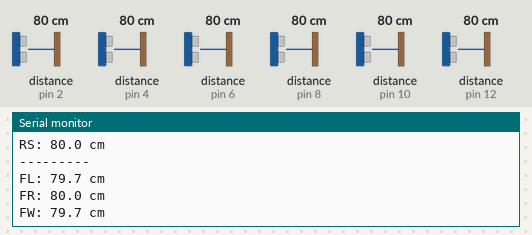
The sketch below on a simulated Arduino Uno, built with avr-gcc and run on an emulated ATmega328P. On the bench: the last lines printed to the serial monitor. Wiring (inferred from the names in the program): 6 × ultrasonic range finder: trigger pin 3, echo pin 2 / trigger pin 5, echo pin 4 / trigger pin 7, echo pin 6 / trigger pin 9, echo pin 8 / trigger pin 11, echo pin 10 / trigger pin 13, echo pin 12. The inputs (shaded band) are chosen by the test bench; at power-on: distance to the obstacle (sensors on pin 8, pin 2, pin 4, pin 6, pin 10, pin 12) 80 cm. The echo pulse lasts 58.3 µs per cm.

Above: at 8.0 s.
8.1 s: distance to the obstacle (sensor on pin 8) set to 4 cm
At 8.39 s:
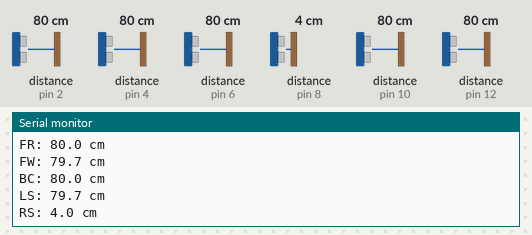
9.6 s: distance to the obstacle (sensor on pin 8) set to 2 cm
At 10.46 s:
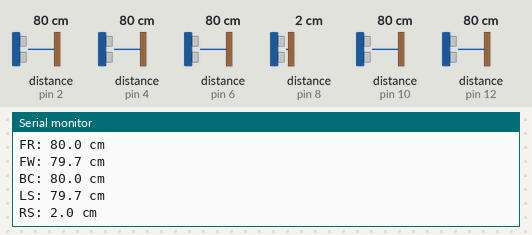
Timing chart, 0 to 12.6 s (numbered marks = the images above; inputs shaded):
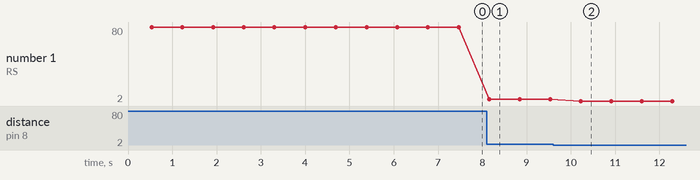

Measured:
- after the input at 8.1 s, the serial monitor: prints a new line after 0.06 s (image 1)
- after the input at 9.6 s, the serial monitor: prints a new line after 0.62 s (image 2)
- plotted number 1: 80 → 4 after the input at 8.1 s, 4 → 2 after the input at 9.6 s

The sketch:

all_6_sensors.ino
```cpp
/*
 * All 6 HC-SR04 sensors - simple test
 * Upload, open Serial Monitor @ 9600 baud
 */

// TRIG, ECHO pins
#define TRIG_FL 5
#define ECHO_FL 4
#define TRIG_FR 3
#define ECHO_FR 2
#define TRIG_FW 13
#define ECHO_FW 12
#define TRIG_BC 11
#define ECHO_BC 10
#define TRIG_RS 9
#define ECHO_RS 8
#define TRIG_LS 7
#define ECHO_LS 6

void setup() {
  Serial.begin(9600);
  int trigs[] = {TRIG_FL, TRIG_FR, TRIG_FW, TRIG_BC, TRIG_RS, TRIG_LS};
  int echos[] = {ECHO_FL, ECHO_FR, ECHO_FW, ECHO_BC, ECHO_RS, ECHO_LS};
  for (int i = 0; i < 6; i++) {
    pinMode(trigs[i], OUTPUT);
    pinMode(echos[i], INPUT);
    digitalWrite(trigs[i], LOW);
  }
  delay(200);
  Serial.println("=== 6-Sensor Test ===");
}

float readCm(int trig, int echo) {
  digitalWrite(trig, LOW);
  delayMicroseconds(3);
  digitalWrite(trig, HIGH);
  delayMicroseconds(10);
  digitalWrite(trig, LOW);
  long dur = pulseIn(echo, HIGH, 30000);
  if (dur == 0) return -1;
  float cm = dur * 0.01715;
  if (cm < 2 || cm > 400) return -1;
  return cm;
}

void printSensor(const char* name, int trig, int echo) {
  float d = readCm(trig, echo);
  Serial.print(name);
  Serial.print(": ");
  if (d < 0) Serial.println("-- no echo");
  else { Serial.print(d, 1); Serial.println(" cm"); }
}

void loop() {
  Serial.println("---------");
  printSensor("FL", TRIG_FL, ECHO_FL); delay(60);
  printSensor("FR", TRIG_FR, ECHO_FR); delay(60);
  printSensor("FW", TRIG_FW, ECHO_FW); delay(60);
  printSensor("BC", TRIG_BC, ECHO_BC); delay(60);
  printSensor("LS", TRIG_LS, ECHO_LS); delay(60);
  printSensor("RS", TRIG_RS, ECHO_RS); delay(60);
  delay(300);
}
```
